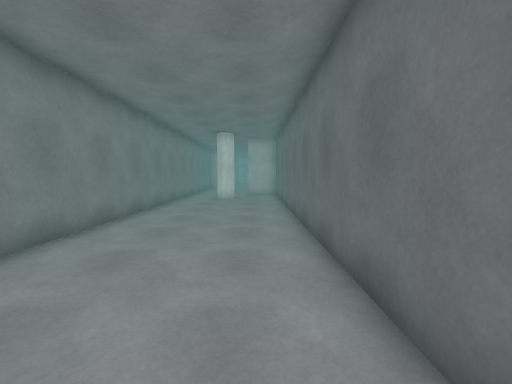
view 1 (above)

16 first-person views from a walk through a Unity game level. The camera is 1.4 m above the floor, tilts 4° down and sees 90° across. The floor is counted in squares, 1 m on a side. Each view is taken from the middle of a square. On the plan, view 1 faces up. The plan holds only what a view shows up to about 13 squares ahead; the rest is blank. The place goes on beyond the plan. The player is left out. Surface patterns are stand-ins for the level's own textures.

view 2
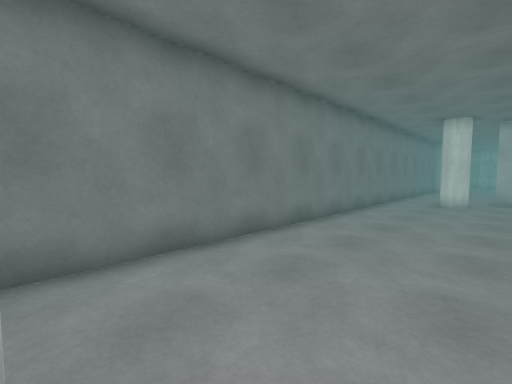

view 3
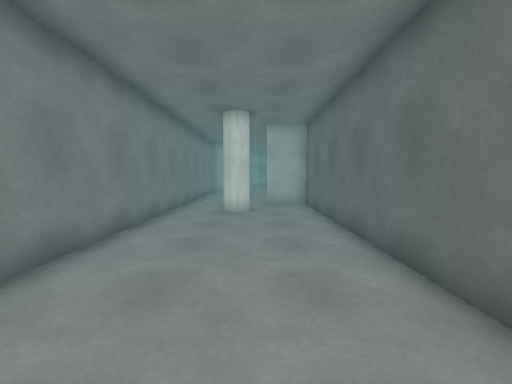

view 4
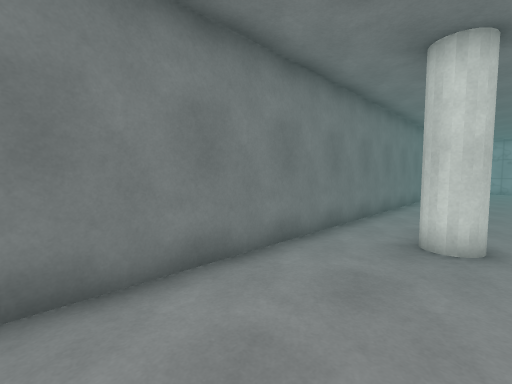

view 5
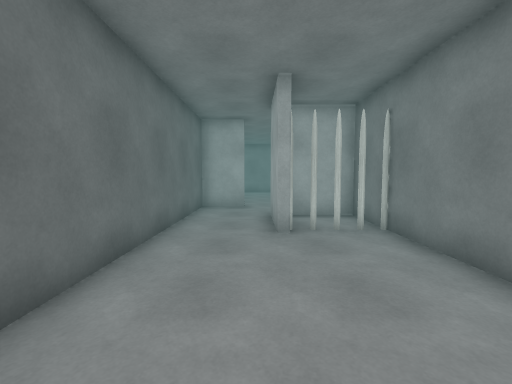

view 6
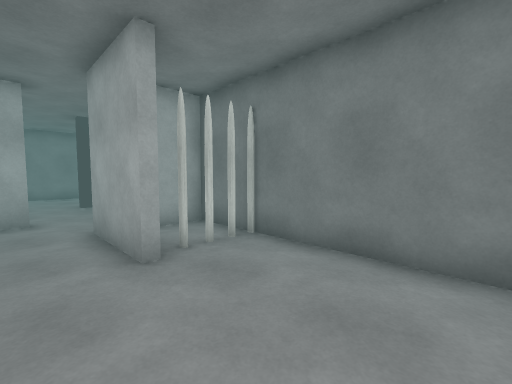

view 7
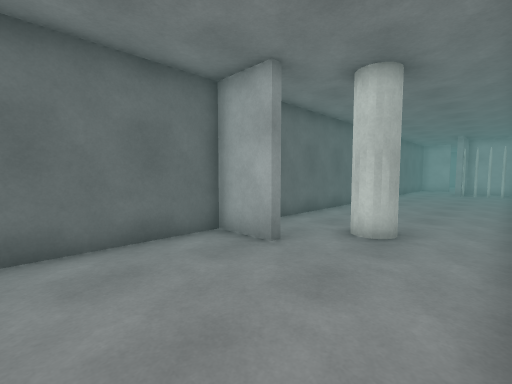

view 8
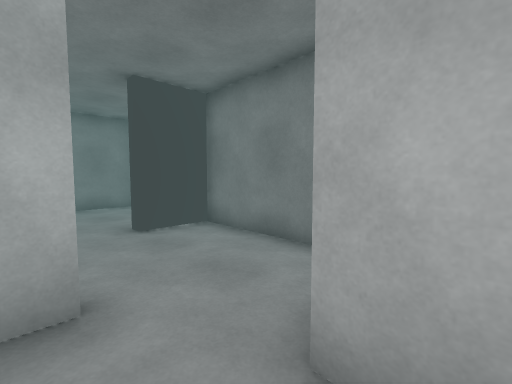

view 9
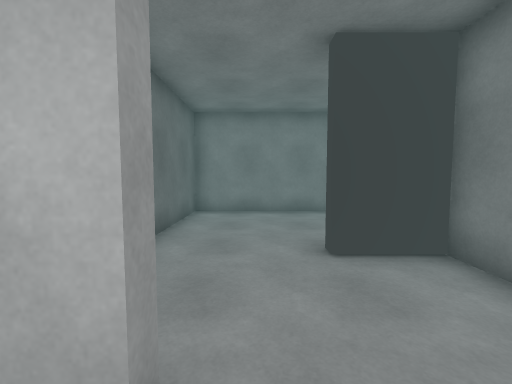

view 10
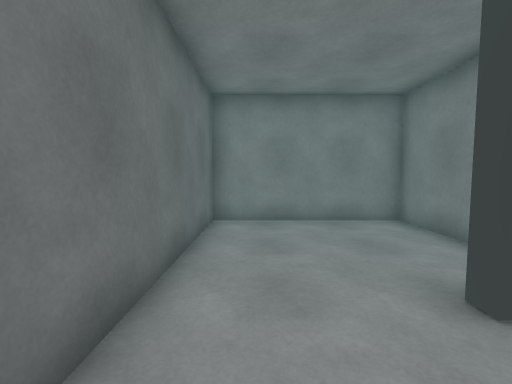

view 11
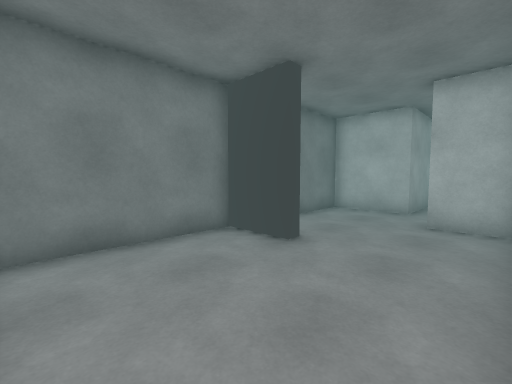

view 12
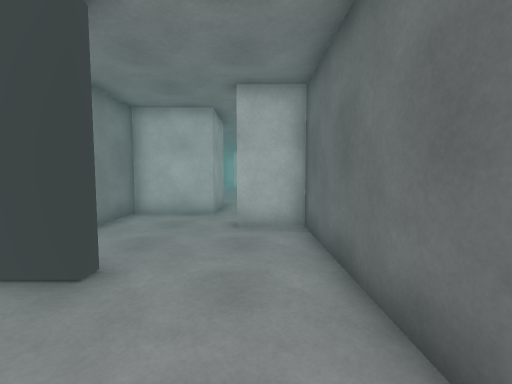

view 13
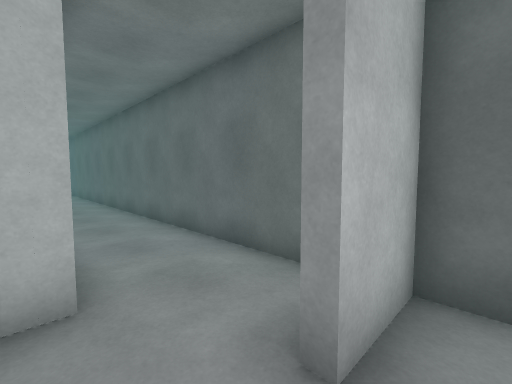

view 14
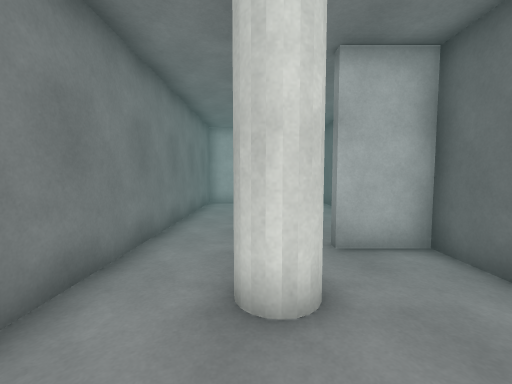

view 15
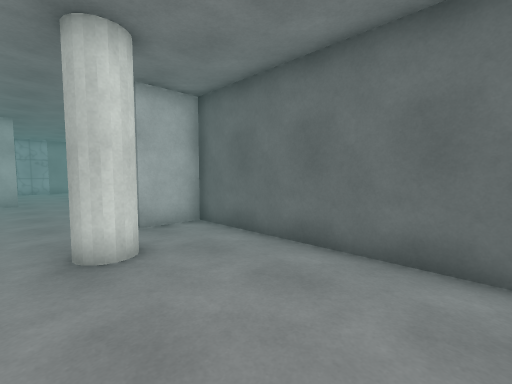

view 16
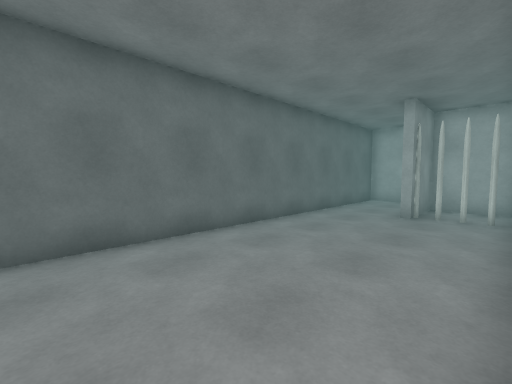

### Floor plan
Points are (right, up) in squares from view 1. A wall is a line through its corners. A room is listed if a view was taken in it or the views show most of it. See-through windows are left out.
Room 1 (views 1, 2, 3, 4, 5, 6, 7, 8, 9, 14, 15, 16)
walls: (-1.5, 1) (-1.5, -2); (-4.3, 21.5) (-4.3, 1); (-0.5, -4) (1.3, -4) (1.3, 16.7) (-0.5, 16.7) (-0.5, 17) (1.3, 17) (1.3, 21.1)
ways out: opening at (-1, -3) to room 2
objects: other object (-2, 15)
Room 2 (views 10, 11, 12, 13)
walls: (-3.9, -7.7) (-4.4, -7.7); (-4.4, -7.3) (-3.9, -7.3); (-1.5, -2) (-4.3, -2) (-4.3, -12.6) (1.3, -12.6) (1.3, -4.3) (-0.5, -4.3) (-0.5, -4)
ways out: opening at (-1, -3) to room 1
Room 3 (no view inside)
walls: (-4.3, 1) (-4.3, -1.7) (-1.8, -1.7) (-1.8, 1)

Positions as (right, up) in squares from view 1, and headings:
1: (0, 0), facing up
2: (0, 1), facing up-left
3: (-1, 5), facing up
4: (-1, 9), facing up-left
5: (-1, 7), facing down
6: (0, 5), facing down-left
7: (-4, 21), facing down-right
8: (0, -1), facing down-left
9: (-1, -3), facing down
10: (0, -5), facing down
11: (1, -12), facing up-left
12: (0, -11), facing up
13: (-2, -5), facing up-right
14: (-2, 12), facing up
15: (-3, 10), facing up-right
16: (-4, 10), facing down-right
